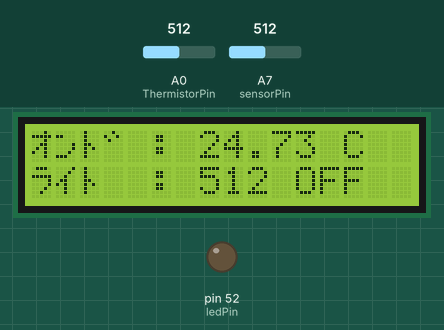
This sketch was run on a simulated Arduino Mega 2560, built with avr-gcc and run on an emulated ATmega2560. On the bench: 16×2 character LCD, output pins drawn as LEDs (lit = HIGH). The test bench sets the inputs (shaded band); at power-on: A7 (sensorPin) = 512, A0 (ThermistorPin) = 512. What the sketch prints to the serial monitor is not drawn.

Above: at 1.2 s.
1.3 s: A7 (sensorPin) set to 414
At 3.1 s:
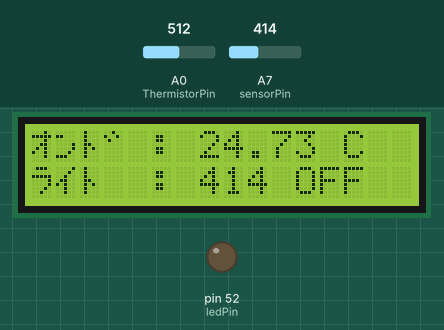
3.6 s: A7 (sensorPin) set to 381
At 4.7 s:
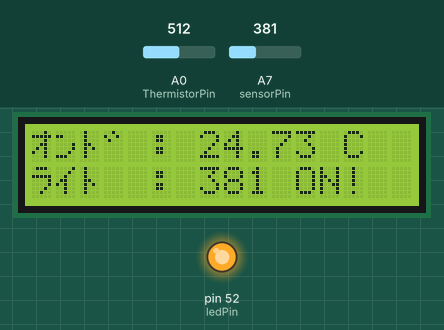
5.7 s: A0 (ThermistorPin) set to 382
At 7.5 s:
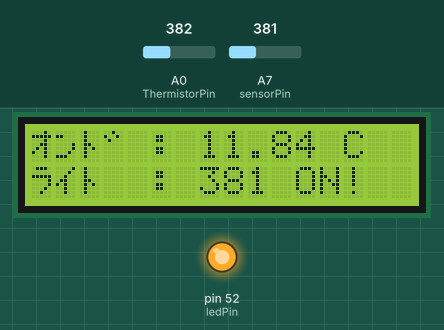
7.8 s: A0 (ThermistorPin) set to 356
At 9.2 s:
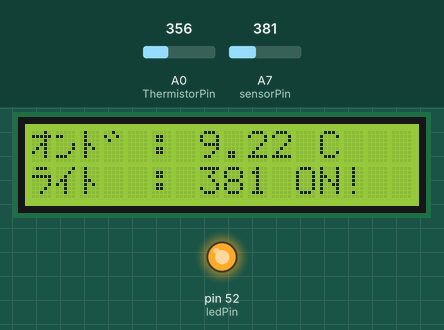
9.8 s: A7 (sensorPin) set to 410
At 10.8 s:
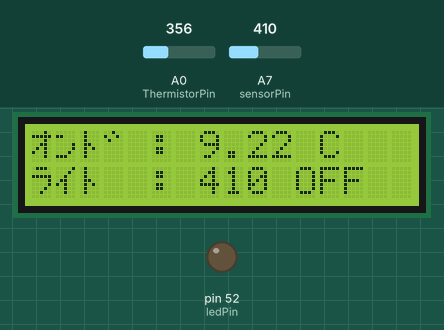
11.9 s: A0 (ThermistorPin) set to 306
At 13.6 s:
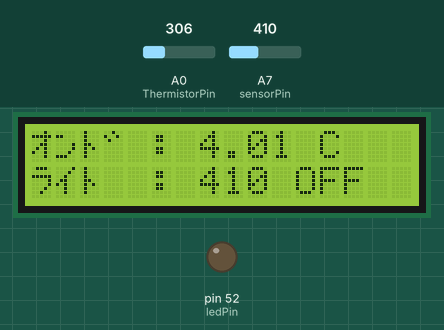
Timing chart, 0 to 15.0 s (numbered marks = the images above; inputs shaded):
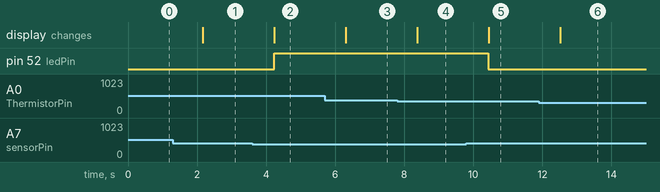

The sketch:

LCD_getdata.ino
```cpp
//**5V in**

//Coded by TanakitInt.

//LCD----------------------------------------------------------------------------------
//Libraries
#include <Wire.h>
#include <LiquidCrystal_I2C.h>

LiquidCrystal_I2C lcd(0x27, 2, 1, 0, 4, 5, 6, 7, 3, POSITIVE);  // Set the LCD I2C address, if it's not working try 0x27 or 0x3F.

//TEMPERATURE---------------------------------------------------------------------------
//set analog pin
int ThermistorPin = A0;

//set constant resistance for know resistor
float R1 = 10000;

//initial value for Steinhart-Hart equation
//used for convert the resistance of the thermistor to a temperature reading
int Vo;
float logR2, R2, T;
float c1 = 1.009249522e-03, c2 = 2.378405444e-04, c3 = 2.019202697e-07;

//PHOTO RESISTOR------------------------------------------------------------------------
int sensorPin = A7;   // select the analog input pin for the photoresistor
int threshold = 400;  // analog input trigger level from photoresistor
int sensorValue = 0;  // photoresistor value read from analog input pin
int ledPin = 52;

void setup()
{
  //LCD---------------------------------------------------------------------------------
  lcd.begin(16, 2);  // iInit the LCD for 16 chars 2 lines

  lcd.backlight();   //backlight on

  //TEMPERATURE-------------------------------------------------------------------------
  Serial.begin(9600);

  //PHOTO RESISTOR----------------------------------------------------------------------
  pinMode(ledPin, OUTPUT);
}

void loop()
{
  //TEMPERATURE-------------------------------------------------------------------------
  //get analogRead from analog pin
  Vo = analogRead(ThermistorPin);

  //Steinhart-Hart equation
  //the T ouput is Kelvin
  R2 = R1 * (1023.0 / (float)Vo - 1.0);
  logR2 = log(R2);
  T = (1.0 / (c1 + c2 * logR2 + c3 * logR2 * logR2 * logR2));

  //Convert Kelvin to Celsius
  T = T - 273.15;

  //print the value
  Serial.print(T);
  Serial.print(",");

  //Setup LCD line

  lcd.setCursor(0, 0); //First line

  //PLEASE SEE THE HD44780 lcd controller MANUAL AND CONVERT Binary to Decimal AT FIRST!!
  //onndo = おんど = 温度
  //means "Temperature" in Japanese.

  //(char)181 >> o >> オ
  //(char)221 >> nn >> ン
  //(char)196 and (char)222 >> do >> ド

  lcd.print((char)181);
  lcd.print((char)221);
  lcd.print((char)196);
  lcd.print((char)222);

  lcd.print(" : ");
  lcd.print(T);
  lcd.println(" C  ");

  //PHOTO RESISTOR---------------------------------------------------------------------
  lcd.setCursor(0, 1); //Second line

  Serial.print(analogRead(sensorPin));
  Serial.print(",");

  //PLEASE SEE THE HD44780 lcd controller MANUAL AND CONVERT Binary to Decimal AT FIRST!!
  //(char)215 >> ra >> ラ
  //(char)178 >> i >> イ
  //(char)196 >> to >> ト

  lcd.print((char)215);
  lcd.print((char)178);
  lcd.print((char)196);

  lcd.print("  : ");

  lcd.print(analogRead(sensorPin));

  if (analogRead(sensorPin) < threshold)
  {
    digitalWrite(ledPin, HIGH);
    Serial.print("ON!");
    Serial.println(",");

    lcd.print(" ON!  ");
  }
  else
  {
    digitalWrite(ledPin, LOW);
    Serial.print("OFF");
    Serial.println(",");

    lcd.print(" OFF  ");
  }

  //---------------------------------------------------------------------------------
  //set delay output in millisecond (ms)
  delay(1000);

}
```

Measured:
- the behaviour switches between 400 and 399 on A7 (sensorPin) (found by bisection; images 1 and 2)
- the behaviour switches between 364 and 363 on A0 (ThermistorPin) (found by bisection; images 3 and 4)
- after the input at 1.3 s, the display: changes after 0.87 s (image 1)
- after the input at 3.6 s, pin 52 (ledPin): LOW → HIGH after 0.63 s; the display: changes after 0.64 s (image 2)
- after the input at 5.7 s, the display: changes after 0.61 s (image 3)
- after the input at 7.8 s, the display: changes after 0.58 s (image 4)
- after the input at 9.8 s, pin 52 (ledPin): HIGH → LOW after 0.64 s; the display: changes after 0.64 s (image 5)
- after the input at 11.9 s, the display: changes after 0.61 s (image 6)
